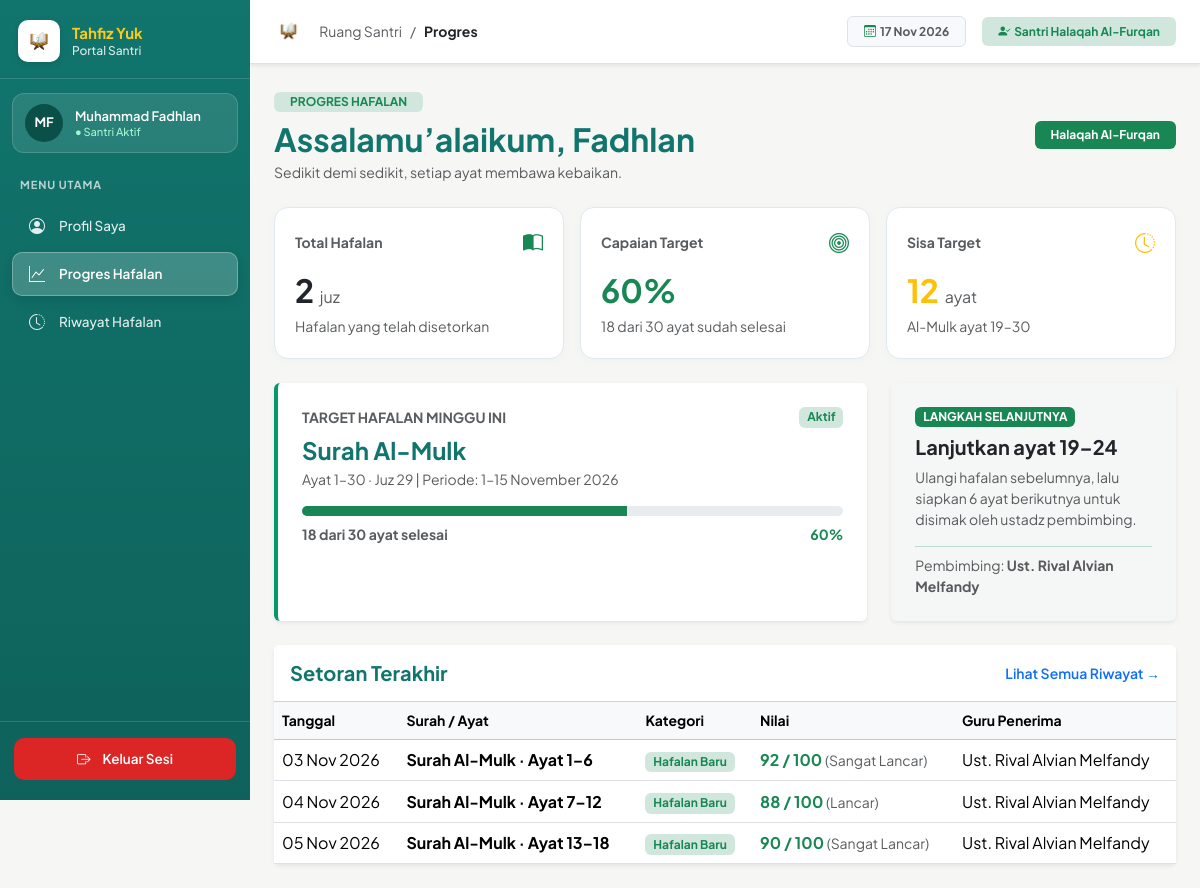
Page /modules/siswa/index.php (signed in) on the committed database.
### tables this page shows
CREATE TABLE IF NOT EXISTS `setoran_hafalan` (
    `id` INT AUTO_INCREMENT PRIMARY KEY,
    `siswa_id` INT NOT NULL,
    `nama_siswa` VARCHAR(100) NOT NULL,
    `ustadz_id` INT NOT NULL,
    `nama_ustadz` VARCHAR(100) NOT NULL,
    `surah` VARCHAR(50) NOT NULL,
    `ayat_awal` INT NOT NULL,
    `ayat_akhir` INT NOT NULL,
    `kualitas` VARCHAR(50) NOT NULL,
    `nilai` INT NOT NULL DEFAULT 85,
    `catatan` TEXT NULL,
    `tanggal_setor` DATE NOT NULL,
    `created_at` TIMESTAMP DEFAULT CURRENT_TIMESTAMP
);

### modules/siswa/index.php (the view, shortened to what this page needs)
<?php
$siswa_id     = $_SESSION['user_id'] ?? 3;
$siswa_name   = $_SESSION['user_name'] ?? 'Muhammad Fadhlan';
$halaqah_name = $_SESSION['user_halaqah'] ?? 'Al-Furqan';
$page_tab     = $_GET['tab'] ?? 'progres';
try {
    $pdo = koneksi_database();
    if ($pdo) {
        $u_stmt = $pdo->prepare("SELECT id, nama_lengkap, nip_nis, halaqah, no_hp FROM users WHERE id = :id LIMIT 1");
        $u_stmt->execute(['id' => $siswa_id]);
        $u_row = $u_stmt->fetch();
        if ($u_row) {
            $siswa_name   = $u_row['nama_lengkap'] ?? $siswa_name;
            $halaqah_name = $u_row['halaqah'] ?? $halaqah_name;
        }
    }
} catch (Throwable $e) {}
$siswa_setoran = [];
try {
    $pdo = koneksi_database();
    if ($pdo) {
        $st = $pdo->prepare("SELECT * FROM setoran_hafalan WHERE nama_siswa LIKE :n OR siswa_id = :id ORDER BY id DESC");
        $st->execute(['n' => "%{$siswa_name}%", 'id' => $_SESSION['user_id'] ?? 3]);
        $siswa_setoran = $st->fetchAll();
    }
} catch (Throwable $e) {}
?>
<!DOCTYPE html>
<html lang="id">
<head>
    <link rel="stylesheet" href="https://cdn.jsdelivr.net/npm/bootstrap@5.3.3/dist/css/bootstrap.min.css">
    <link rel="stylesheet" href="https://cdn.jsdelivr.net/npm/bootstrap-icons@1.11.3/font/bootstrap-icons.min.css">
    <link rel="stylesheet" href="../../assets/css/tahfiz.css">
</head>
<body>
<div class="d-flex">
    <aside class="siswa-sidebar d-flex flex-column" style="width: 250px; height: 100vh; position: fixed; top: 0; left: 0; bottom: 0; background: linear-gradient(180deg, #11756D 0%, #0E625B 100%) !important; padding: 0; z-index: 1000; overflow-y: auto; scrollbar-width: none; -ms-overflow-style: none;">
        <div class="sidebar-brand" style="padding: 20px 18px 16px; border-bottom: 1px solid rgba(255, 255, 255, 0.14); display: flex; align-items: center; gap: 12px;">
            <div class="sidebar-brand-logo">
                <img src="../../assets/images/logo-tahfiz-baru.png" alt="Logo Tahfiz">
            </div>
            <div class="overflow-hidden">
                <div class="sidebar-brand-title text-truncate" style="font-size: 15px; font-weight: 700; color: #FACC15; line-height: 1.2;">Tahfiz Yuk</div>
                <div class="sidebar-brand-subtitle text-truncate" style="font-size: 12px; color: rgba(255, 255, 255, 0.85); font-weight: 500; line-height: 1.2; margin-top: 2px;">Portal Santri</div>
            </div>
        </div>
        <div class="siswa-user-card" style="margin: 14px 12px; padding: 10px 12px; background: rgba(255, 255, 255, 0.10); border: 1px solid rgba(255, 255, 255, 0.16); border-radius: 12px; display: flex; align-items: center; gap: 12px;">
            <div class="siswa-user-avatar" style="width: 38px; height: 38px; min-width: 38px; border-radius: 50%; display: flex; align-items: center; justify-content: center; text-align: center; font-weight: 700; font-size: 13px; color: #FFFFFF; background: #0B4F49; flex-shrink: 0;">
                <?= strtoupper(substr($siswa_name, 0, 1) . substr(explode(' ', $siswa_name)[1] ?? '', 0, 1)) ?>
            </div>
            <div class="siswa-user-text overflow-hidden" style="min-width: 0;">
                <div class="siswa-user-name text-white fw-semibold text-truncate" style="font-size: 13px; line-height: 1.3;"><?= htmlspecialchars($siswa_name) ?></div>
                <small class="siswa-user-status fw-semibold text-truncate" style="font-size: 11px; color: #A7F3D0; line-height: 1.2;">● Santri Aktif</small>
            </div>
        </div>
        <nav class="flex-grow-1">
            <small class="siswa-menu-label text-uppercase fw-bold d-block" style="padding: 10px 20px 6px; font-size: 11px; letter-spacing: 0.08em; color: rgba(255, 255, 255, 0.70);">Menu Utama</small>
            <a href="?tab=profil" class="siswa-nav-link <?= $page_tab === 'profil' ? 'active' : '' ?>">
                <i class="bi bi-person-circle"></i><span>Profil Saya</span>
            </a>
            <a href="?tab=progres" class="siswa-nav-link <?= $page_tab === 'progres' ? 'active' : '' ?>">
                <i class="bi bi-graph-up"></i><span>Progres Hafalan</span>
            </a>
            <a href="?tab=riwayat" class="siswa-nav-link <?= $page_tab === 'riwayat' ? 'active' : '' ?>">
                <i class="bi bi-clock-history"></i><span>Riwayat Hafalan</span>
            </a>
        </nav>
        <div class="siswa-sidebar-footer" style="margin-top: auto; padding: 16px 14px 20px; border-top: 1px solid rgba(255, 255, 255, 0.14); display: flex; flex-direction: column;">
            <a href="../auth/logout.php" class="btn-sidebar-logout">
                <i class="bi bi-box-arrow-right me-1"></i>Keluar Sesi
            </a>
        </div>
    </aside>
    <div class="flex-grow-1 d-flex flex-column siswa-content-wrapper" style="min-width: 0; margin-left: 250px; width: calc(100% - 250px); background-color: #F6F7F5; min-height: 100vh;">
        <header class="bg-white border-bottom px-4 py-3 d-flex justify-content-between align-items-center shadow-sm">
            <div class="d-flex align-items-center gap-3">
                <img src="../../assets/images/logo-tahfiz-baru.png" alt="Logo Tahfiz" class="topbar-logo" style="height: 24px; width: auto; object-fit: contain;">
                <div class="d-flex align-items-center gap-2 small text-muted">
                    <span>Ruang Santri</span>
                    <span>/</span>
                    <span class="fw-bold text-dark text-capitalize"><?= htmlspecialchars($page_tab) ?></span>
                </div>
            </div>
            <div class="d-flex align-items-center gap-3">
                <span class="badge bg-light text-muted border px-3 py-2">
                    <i class="bi bi-calendar3 me-1 text-success"></i><?= date('d M Y') ?>
                </span>
                <span class="badge bg-success-subtle text-success fw-bold px-3 py-2">
                    <i class="bi bi-person-check-fill me-1"></i>Santri Halaqah <?= htmlspecialchars($halaqah_name) ?>
                </span>
            </div>
        </header>
        <main class="p-4 flex-grow-1">
            <?php if ($page_tab === 'progres'): ?>
                <div class="d-flex justify-content-between align-items-center mb-4">
                    <div>
                        <span class="badge bg-success-subtle text-success fw-bold px-3 py-1 mb-2">PROGRES HAFALAN</span>
                        <h2 class="fw-bold mb-1" style="color: #11756D;">Assalamu’alaikum, <?= htmlspecialchars(explode(' ', $siswa_name)[1] ?? $siswa_name) ?></h2>
                        <p class="text-muted small mb-0">Sedikit demi sedikit, setiap ayat membawa kebaikan.</p>
                    </div>
                    <span class="badge bg-success text-white fw-bold px-3 py-2">Halaqah <?= htmlspecialchars($halaqah_name) ?></span>
                </div>
                <div class="row g-3 mb-4">
                    <div class="col-12 col-md-4">
                        <div class="kpi-card">
                            <div class="d-flex justify-content-between align-items-center mb-2">
                                <span class="small fw-bold text-muted">Total Hafalan</span>
                                <i class="bi bi-book-half text-success fs-5"></i>
                            </div>
                            <div class="fs-2 fw-bold text-dark">2 <span class="fs-6 text-muted fw-normal">juz</span></div>
                            <small class="text-muted">Hafalan yang telah disetorkan</small>
                        </div>
                    </div>
                    <div class="col-12 col-md-4">
                        <div class="kpi-card">
                            <div class="d-flex justify-content-between align-items-center mb-2">
                                <span class="small fw-bold text-muted">Capaian Target</span>
                                <i class="bi bi-bullseye text-success fs-5"></i>
                            </div>
                            <div class="fs-2 fw-bold text-success">60%</div>
                            <small class="text-muted">18 dari 30 ayat sudah selesai</small>
                        </div>
                    </div>
                    <div class="col-12 col-md-4">
                        <div class="kpi-card">
                            <div class="d-flex justify-content-between align-items-center mb-2">
                                <span class="small fw-bold text-muted">Sisa Target</span>
                                <i class="bi bi-clock-history text-warning fs-5"></i>
                            </div>
                            <div class="fs-2 fw-bold text-warning">12 <span class="fs-6 text-muted fw-normal">ayat</span></div>
                            <small class="text-muted">Al-Mulk ayat 19–30</small>
                        </div>
                    </div>
                </div>
                <div class="row g-4 mb-4">
                    <div class="col-12 col-lg-8">
                        <div class="card p-4 border-0 shadow-sm h-100" style="border-left: 4px solid #059669 !important;">
                            <div class="d-flex justify-content-between align-items-center mb-2">
                                <span class="small fw-bold text-muted text-uppercase">Target Hafalan Minggu Ini</span>
                                <span class="badge bg-success-subtle text-success fw-bold">Aktif</span>
                            </div>
                            <h4 class="fw-bold mb-1" style="color: #11756D;">Surah Al-Mulk</h4>
                            <p class="small text-muted mb-3">Ayat 1–30 · Juz 29 | Periode: 1–15 November 2026</p>
                            <div class="progress mb-2" style="height: 10px;">
                                <div class="progress-bar bg-success" style="width: 60%;"></div>
                            </div>
                            <div class="d-flex justify-content-between small fw-bold">
                                <span class="text-muted">18 dari 30 ayat selesai</span>
                                <span class="text-success">60%</span>
                            </div>
                        </div>
                    </div>
                    <div class="col-12 col-lg-4">
                        <div class="card p-4 border-0 shadow-sm h-100" style="background-color: #F4F7F6;">
                            <span class="badge bg-success text-white fw-bold mb-2 align-self-start">LANGKAH SELANJUTNYA</span>
                            <h5 class="fw-bold text-dark mb-2">Lanjutkan ayat 19–24</h5>
                            <p class="small text-muted mb-3">
                                Ulangi hafalan sebelumnya, lalu siapkan 6 ayat berikutnya untuk disimak oleh ustadz pembimbing.
                            </p>
                            <div class="small text-muted pt-2 border-top border-success border-opacity-25 mt-auto">
                                Pembimbing: <strong>Ust. Rival Alvian Melfandy</strong>
                            </div>
                        </div>
                    </div>
                </div>
                <div class="card border-0 shadow-sm">
                    <div class="card-header bg-white py-3 d-flex justify-content-between align-items-center">
                        <h5 class="fw-bold mb-0" style="color: #11756D;">Setoran Terakhir</h5>
                        <a href="?tab=riwayat" class="small fw-semibold text-decoration-none">Lihat Semua Riwayat →</a>
                    </div>
                    <div class="table-responsive">
                        <table class="table table-hover align-middle mb-0">
                            <thead class="table-light small">
                                <tr>
                                    <th>Tanggal</th>
                                    <th>Surah / Ayat</th>
                                    <th>Kategori</th>
                                    <th>Nilai</th>
                                    <th>Guru Penerima</th>
                                </tr>
                            </thead>
                            <tbody>
                                <?php if (!empty($siswa_setoran)): ?>
                                    <?php foreach (array_slice($siswa_setoran, 0, 5) as $set): ?>
                                    <tr>
                                        <td><?= !empty($set['tanggal_setor']) ? date('d M Y', strtotime($set['tanggal_setor'])) : date('d M Y') ?></td>
                                        <td><strong>Surah <?= htmlspecialchars($set['surah']) ?> · Ayat <?= htmlspecialchars($set['ayat_awal']) ?>–<?= htmlspecialchars($set['ayat_akhir']) ?></strong></td>
                                        <td><span class="badge bg-success-subtle text-success">Hafalan Baru</span></td>
                                        <td><strong class="text-success"><?= htmlspecialchars($set['nilai']) ?> / 100</strong> <small class="text-muted">(<?= htmlspecialchars($set['kualitas']) ?>)</small></td>
                                        <td><?= htmlspecialchars($set['nama_ustadz']) ?></td>
                                    </tr>
                                    <?php endforeach; ?>
                                <?php endif; ?>
                            </tbody>
                        </table>
                    </div>
                </div>
            <?php endif; ?>
        </main>
    </div>
</div>
</body>
</html>

### rows in the picture
setoran_hafalan: tanggal_setor "03 Nov 2026", surah "Al-Mulk", ayat_awal "1", ayat_akhir "6", nilai "92", kualitas "Sangat Lancar", nama_ustadz "Ust. Rival Alvian Melfandy"
setoran_hafalan: tanggal_setor "04 Nov 2026", surah "Al-Mulk", ayat_awal "7", ayat_akhir "12", nilai "88", kualitas "Lancar", nama_ustadz "Ust. Rival Alvian Melfandy"
setoran_hafalan: tanggal_setor "05 Nov 2026", surah "Al-Mulk", ayat_awal "13", ayat_akhir "18", nilai "90", kualitas "Sangat Lancar", nama_ustadz "Ust. Rival Alvian Melfandy"

### other values in the picture
$siswa_name "Muhammad Fadhlan"
$page_tab "Progres"
$halaqah_name "Al-Furqan"
explode(' ', $siswa_name)[1] "Fadhlan"
